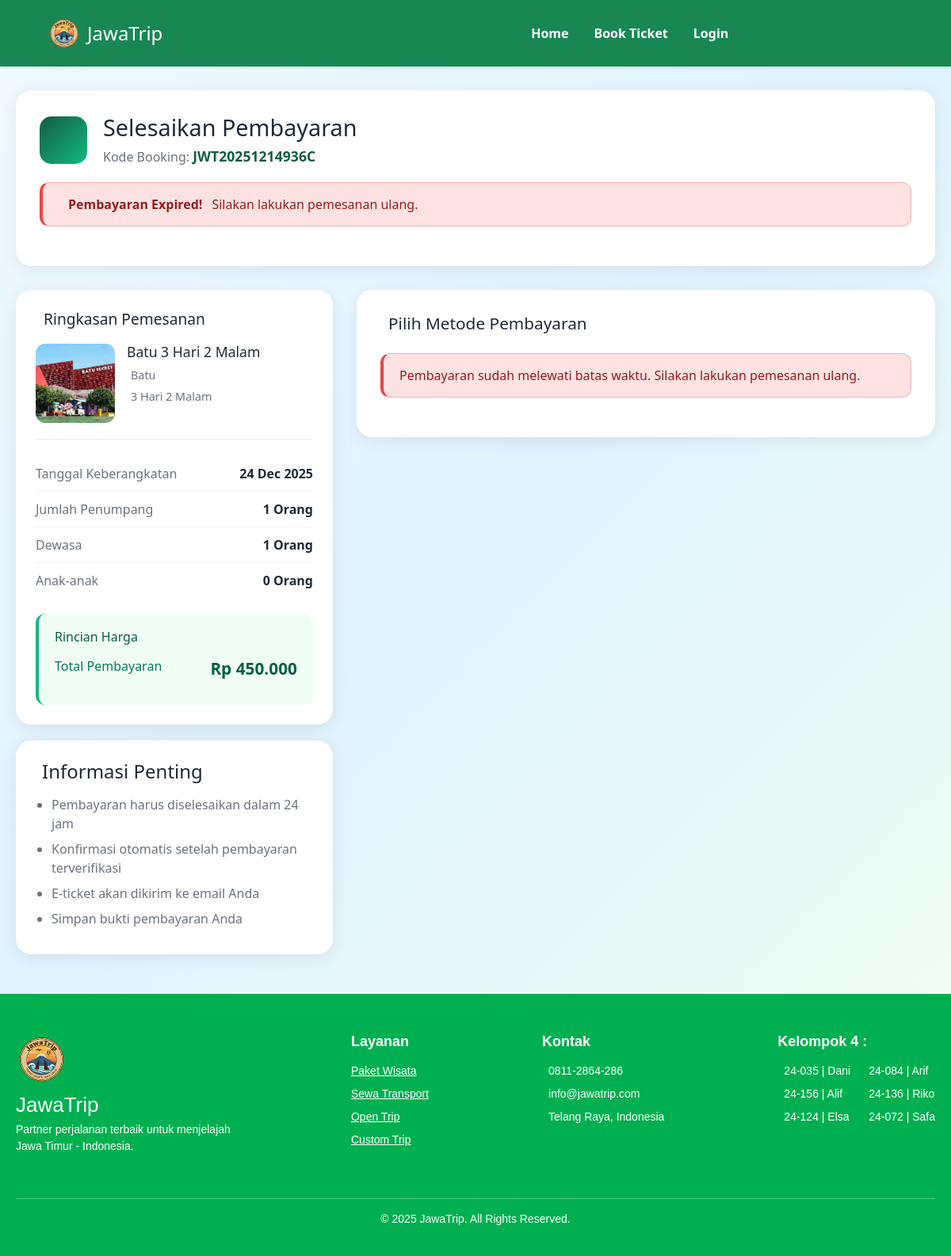
The app's page /pembayaran.php?kode=JWT20251214936C with its own data.
### tables this page shows
CREATE TABLE `pemesanan` (
  `id_pemesanan` varchar(20) NOT NULL,
  `kode_booking` varchar(30) DEFAULT NULL,
  `id_user` int(11) DEFAULT NULL,
  `id_paket` int(11) DEFAULT NULL,
  `tgl_tour` date DEFAULT NULL,
  `tanggal_keberangkatan` date DEFAULT NULL,
  `jumlah_peserta` int(11) DEFAULT NULL,
  `jumlah_dewasa` int(11) DEFAULT NULL,
  `jumlah_anak` int(11) DEFAULT NULL,
  `total_bayar` decimal(15,2) DEFAULT NULL,
  `total_harga` decimal(15,2) DEFAULT NULL,
  `status_bayar` enum('pending','lunas','batal') DEFAULT NULL,
  `status` varchar(50) DEFAULT NULL,
  `tanggal_pesan` datetime DEFAULT NULL
);

CREATE TABLE `paket_wisata` (
  `id_paket` int(11) NOT NULL,
  `nama_paket` varchar(100) NOT NULL,
  `harga_per_pax` decimal(15,2) NOT NULL,
  `durasi` varchar(50) DEFAULT NULL,
  `id_hotel` int(11) DEFAULT NULL,
  `id_transport` int(11) DEFAULT NULL,
  `fasilitas_lain` text DEFAULT NULL COMMENT 'List html: <li>Makan 3x</li> <li>Tiket Masuk</li>',
  `gambar_paket` varchar(255) DEFAULT NULL,
  `id_kota` int(11) DEFAULT NULL,
  `deskripsi_wisata` text DEFAULT NULL
);

CREATE TABLE `kota` (
  `id_kota` int(11) NOT NULL,
  `nama_kota` varchar(100) NOT NULL,
  `gambar_kota` varchar(255) DEFAULT NULL
);

### pembayaran.php (the view, shortened to what this page needs)
<?php
include 'koneksi.php';
include 'includes/header.php';
include 'includes/navbar.php';
$kode_booking = isset($_GET['kode']) ? $_GET['kode'] : (isset($_SESSION['kode_booking']) ? $_SESSION['kode_booking'] : '');
$query = "SELECT p.*, pk.nama_paket, pk.gambar_paket, k.nama_kota, pk.durasi,
          (SELECT COUNT(*) FROM penumpang WHERE id_pemesanan = p.id_pemesanan) as total_penumpang
          FROM pemesanan p
          JOIN paket_wisata pk ON p.id_paket = pk.id_paket
          JOIN kota k ON pk.id_kota = k.id_kota
          WHERE p.kode_booking = '$kode_booking'";
$result = mysqli_query($conn, $query);
$pemesanan = mysqli_fetch_assoc($result);
$waktu_pesan = strtotime($pemesanan['tanggal_pesan']);
$waktu_expired = $waktu_pesan + (24 * 60 * 60);
$sisa_waktu = $waktu_expired - time();
$is_expired = $sisa_waktu <= 0;
$jam = floor($sisa_waktu / 3600);
$menit = floor(($sisa_waktu % 3600) / 60);
$detik = $sisa_waktu % 60;
?>
<link rel="stylesheet" href="assets/payment-style.css">
<div class="payment-container">
    <div class="payment-header">
        <div class="header-content">
            <div class="header-icon">
            </div>
            <div class="header-text">
                <h1>Selesaikan Pembayaran</h1>
                <p>Kode Booking: <strong><?= $kode_booking ?></strong></p>
            </div>
        </div>
        <?php if (!$is_expired): ?>
        <div class="countdown-timer" id="countdownTimer">
            <div class="timer-icon">
                <i class="bi bi-clock-history"></i>
            </div>
            <div class="timer-content">
                <p class="timer-label">Selesaikan Pembayaran Dalam:</p>
                <div class="timer-display">
                    <div class="timer-box">
                        <span class="timer-value" id="hours"><?= str_pad($jam, 2, '0', STR_PAD_LEFT) ?></span>
                        <span class="timer-unit">Jam</span>
                    </div>
                    <span class="timer-separator">:</span>
                    <div class="timer-box">
                        <span class="timer-value" id="minutes"><?= str_pad($menit, 2, '0', STR_PAD_LEFT) ?></span>
                        <span class="timer-unit">Menit</span>
                    </div>
                    <span class="timer-separator">:</span>
                    <div class="timer-box">
                        <span class="timer-value" id="seconds"><?= str_pad($detik, 2, '0', STR_PAD_LEFT) ?></span>
                        <span class="timer-unit">Detik</span>
                    </div>
                </div>
            </div>
        </div>
        <?php else: ?>
        <div class="alert alert-danger">
            <strong>Pembayaran Expired!</strong> Silakan lakukan pemesanan ulang.
        </div>
        <?php endif; ?>
    </div>
    <div class="payment-grid">
        <div class="order-summary">
            <div class="summary-card">
                <h3 class="summary-title">
                    Ringkasan Pemesanan
                </h3>
                <div class="package-info">
                    <img src="img/<?= $pemesanan['gambar_paket'] ?>" alt="<?= $pemesanan['nama_paket'] ?>" class="package-image">
                    <div class="package-details">
                        <h4><?= $pemesanan['nama_paket'] ?></h4>
                        <p><i class="bi bi-geo-alt"></i> <?= $pemesanan['nama_kota'] ?></p>
                        <p><i class="bi bi-clock"></i> <?= $pemesanan['durasi'] ?></p>
                    </div>
                </div>
                <div class="booking-details">
                    <div class="detail-row">
                        <span>Tanggal Keberangkatan</span>
                        <strong><?= date('d M Y', strtotime($pemesanan['tgl_tour'])) ?></strong>
                    </div>
                    <div class="detail-row">
                        <span>Jumlah Penumpang</span>
                        <strong><?= $pemesanan['jumlah_peserta'] ?> Orang</strong>
                    </div>
                    <div class="detail-row">
                        <span>Dewasa</span>
                        <strong><?= $pemesanan['jumlah_dewasa'] ?> Orang</strong>
                    </div>
                    <div class="detail-row">
                        <span>Anak-anak</span>
                        <strong><?= $pemesanan['jumlah_anak'] ?> Orang</strong>
                    </div>
                </div>
                <div class="price-breakdown">
                    <h4 class="breakdown-title">Rincian Harga</h4>
                    <div class="price-row">
                        <span>Total Pembayaran</span>
                        <strong class="price-value">Rp <?= number_format($pemesanan['total_harga'], 0, ',', '.') ?></strong>
                    </div>
                </div>
            </div>
            <div class="info-card">
                <h4><i class="bi bi-info-circle"></i> Informasi Penting</h4>
                <ul>
                    <li>Pembayaran harus diselesaikan dalam 24 jam</li>
                    <li>Konfirmasi otomatis setelah pembayaran terverifikasi</li>
                    <li>E-ticket akan dikirim ke email Anda</li>
                    <li>Simpan bukti pembayaran Anda</li>
                </ul>
            </div>
        </div>
        <div class="payment-methods">
            <div class="payment-card">
                <h3 class="payment-title">
                    Pilih Metode Pembayaran
                </h3>
                <?php if ($is_expired): ?>
                    <div class="alert alert-danger">
                        Pembayaran sudah melewati batas waktu. Silakan lakukan pemesanan ulang.
                    </div>
                <?php endif; ?>
            </div>
        </div>
    </div>
</div>
<?php include 'includes/footer.php'; ?>

### assets/dashboard_home.css (style rules this page uses)
html, body { margin: 0; padding: 0; }

### assets/payment-style.css (style rules this page uses)
.payment-container { min-height: 100vh; background: linear-gradient(135deg, #f0f9ff 0%, #e0f2fe 50%, #f0fdf4 100%); padding: 30px 20px; }
.payment-header { max-width: 1200px; margin: 0 auto 30px; background: white; border-radius: 20px; padding: 30px; box-shadow: 0 4px 20px rgba(0, 0, 0, 0.08); }
.header-content { display: flex; align-items: center; gap: 20px; margin-bottom: 20px; }
.header-icon { width: 60px; height: 60px; background: linear-gradient(135deg, #145C43 0%, #10b981 100%); border-radius: 15px; display: flex; align-items: center; justify-content: center; font-size: 1.8rem; color: white; }
.header-text h1 { margin: 0 0 5px 0; color: #1f2937; font-size: 1.8rem; }
.header-text p { margin: 0; color: #6b7280; }
.header-text strong { color: #145C43; font-size: 1.1rem; }
.payment-grid { max-width: 1200px; margin: 0 auto; display: grid; grid-template-columns: 400px 1fr; gap: 30px; align-items: start; }
.order-summary { position: sticky; top: 30px; }
.summary-card, .info-card { background: white; border-radius: 20px; padding: 25px; box-shadow: 0 4px 20px rgba(0, 0, 0, 0.08); margin-bottom: 20px; }
.summary-title { font-size: 1.2rem; color: #1f2937; margin: 0 0 20px 0; display: flex; align-items: center; gap: 10px; }
.package-info { display: flex; gap: 15px; padding-bottom: 20px; border-bottom: 2px solid #f3f4f6; margin-bottom: 20px; }
.package-image { width: 100px; height: 100px; border-radius: 12px; object-fit: cover; }
.package-details h4 { margin: 0 0 8px 0; color: #1f2937; font-size: 1.1rem; }
.package-details p { margin: 5px 0; color: #6b7280; font-size: 0.9rem; display: flex; align-items: center; gap: 5px; }
.booking-details { margin-bottom: 20px; }
.detail-row { display: flex; justify-content: space-between; padding: 10px 0; border-bottom: 1px solid #f3f4f6; }
.detail-row:last-child { border-bottom: none; }
.detail-row span { color: #6b7280; }
.detail-row strong { color: #1f2937; }
.price-breakdown { background: #f0fdf4; border-radius: 12px; padding: 20px; border-left: 4px solid #10b981; }
.breakdown-title { margin: 0 0 15px 0; color: #065f46; font-size: 1rem; }
.price-row { display: flex; justify-content: space-between; margin-bottom: 10px; }
.price-row span { color: #047857; }
.price-value { color: #065f46; font-size: 1.3rem; font-weight: 700; }
.info-card h4 { color: #1f2937; margin: 0 0 15px 0; display: flex; align-items: center; gap: 8px; }
.info-card ul { margin: 0; padding-left: 20px; color: #6b7280; }
.info-card li { margin-bottom: 8px; line-height: 1.5; }
.payment-card { background: white; border-radius: 20px; padding: 30px; box-shadow: 0 4px 20px rgba(0, 0, 0, 0.08); }
.payment-title { font-size: 1.3rem; color: #1f2937; margin: 0 0 25px 0; display: flex; align-items: center; gap: 10px; }
.alert { padding: 15px 20px; border-radius: 12px; margin-bottom: 20px; display: flex; align-items: center; gap: 12px; font-weight: 500; }
.alert-danger { background: #fee2e2; color: #991b1b; border-left: 4px solid #ef4444; }

### records on screen
pemesanan: id_paket.gambar_paket (picture), id_paket.nama_paket "Batu 3 Hari 2 Malam", kota.nama_kota "Batu", id_paket.durasi "3 Hari 2 Malam", tgl_tour "24 Dec 2025", jumlah_peserta "1", jumlah_dewasa "1", jumlah_anak "0", total_harga "450.000"

### other values on screen
$kode_booking "JWT20251214936C"
